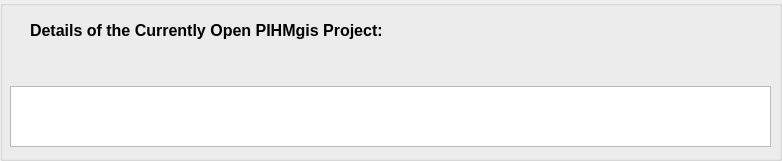
  <widget class="QGroupBox" name="groupBox">
   <property name="geometry">
    <rect>
     <x>5</x>
     <y>60</y>
     <width>782</width>
     <height>161</height>
    </rect>
   </property>
   <property name="title">
    <string/>
   </property>
   <widget class="QLabel" name="label">
    <property name="geometry">
     <rect>
      <x>30</x>
      <y>20</y>
      <width>741</width>
      <height>21</height>
     </rect>
    </property>
    <property name="font">
     <font>
      <family>Arial</family>
      <pointsize>12</pointsize>
      <weight>75</weight>
      <bold>true</bold>
     </font>
    </property>
    <property name="text">
     <string>Details of the Currently Open PIHMgis Project:</string>
    </property>
   </widget>
   <widget class="QLabel" name="label_3">
    <property name="geometry">
     <rect>
      <x>30</x>
      <y>60</y>
      <width>741</width>
      <height>20</height>
     </rect>
    </property>
    <property name="font">
     <font>
      <family>Arial</family>
      <pointsize>12</pointsize>
      <weight>75</weight>
      <bold>true</bold>
     </font>
    </property>
    <property name="text">
     <string/>
    </property>
   </widget>
   <widget class="QTextEdit" name="textEdit">
    <property name="geometry">
     <rect>
      <x>10</x>
      <y>86</y>
      <width>761</width>
      <height>61</height>
     </rect>
    </property>
    <property name="font">
     <font>
      <pointsize>14</pointsize>
      <weight>75</weight>
      <bold>true</bold>
     </font>
    </property>
    <property name="textInteractionFlags">
     <set>Qt::TextSelectableByKeyboard|Qt::TextSelectableByMouse</set>
    </property>
   </widget>
  </widget>
